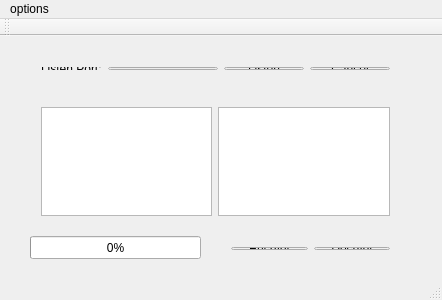
<?xml version="1.0" encoding="UTF-8"?>
<ui version="4.0">
 <class>MainWindow</class>
 <widget class="QMainWindow" name="MainWindow">
  <property name="geometry">
   <rect>
    <x>0</x>
    <y>0</y>
    <width>442</width>
    <height>300</height>
   </rect>
  </property>
  <property name="windowTitle">
   <string>MainWindow</string>
  </property>
  <widget class="QWidget" name="centralWidget">
   <widget class="QProgressBar" name="progressBarReceive">
    <property name="geometry">
     <rect>
      <x>30</x>
      <y>200</y>
      <width>171</width>
      <height>23</height>
     </rect>
    </property>
    <property name="value">
     <number>0</number>
    </property>
   </widget>
   <widget class="QWidget" name="layoutWidget">
    <property name="geometry">
     <rect>
      <x>30</x>
      <y>20</y>
      <width>371</width>
      <height>25</height>
     </rect>
    </property>
    <layout class="QHBoxLayout" name="horizontalLayout">
     <item>
      <widget class="QLabel" name="labelPort">
       <property name="text">
        <string>Listen Port:</string>
       </property>
      </widget>
     </item>
     <item>
      <widget class="QLineEdit" name="lineEditPort"/>
     </item>
     <item>
      <widget class="QPushButton" name="pushButtonListen">
       <property name="text">
        <string>Listen</string>
       </property>
      </widget>
     </item>
     <item>
      <widget class="QPushButton" name="pushButtonCancel">
       <property name="text">
        <string>Cancel</string>
       </property>
      </widget>
     </item>
    </layout>
   </widget>
   <widget class="QWidget" name="">
    <property name="geometry">
     <rect>
      <x>220</x>
      <y>200</y>
      <width>181</width>
      <height>25</height>
     </rect>
    </property>
    <layout class="QHBoxLayout" name="horizontalLayout_2">
     <item>
      <widget class="QPushButton" name="pushButtonEncrypt">
       <property name="text">
        <string>Encrypt</string>
       </property>
      </widget>
     </item>
     <item>
      <widget class="QPushButton" name="pushButtonDecrypt">
       <property name="text">
        <string>Decrypt</string>
       </property>
      </widget>
     </item>
    </layout>
   </widget>
   <widget class="QWidget" name="">
    <property name="geometry">
     <rect>
      <x>30</x>
      <y>60</y>
      <width>371</width>
      <height>131</height>
     </rect>
    </property>
    <layout class="QHBoxLayout" name="horizontalLayout_3">
     <item>
      <widget class="QTextBrowser" name="textBrowserReceive"/>
     </item>
     <item>
      <widget class="QTextBrowser" name="textBrowserCheck"/>
     </item>
    </layout>
   </widget>
  </widget>
  <widget class="QMenuBar" name="menuBar">
   <property name="geometry">
    <rect>
     <x>0</x>
     <y>0</y>
     <width>442</width>
     <height>23</height>
    </rect>
   </property>
   <widget class="QMenu" name="menuoptions">
    <property name="title">
     <string>options</string>
    </property>
    <addaction name="actionExit"/>
   </widget>
   <addaction name="menuoptions"/>
  </widget>
  <widget class="QToolBar" name="mainToolBar">
   <attribute name="toolBarArea">
    <enum>TopToolBarArea</enum>
   </attribute>
   <attribute name="toolBarBreak">
    <bool>false</bool>
   </attribute>
  </widget>
  <widget class="QStatusBar" name="statusBar"/>
  <action name="actionExit">
   <property name="text">
    <string>Exit</string>
   </property>
  </action>
 </widget>
 <layoutdefault spacing="6" margin="11"/>
 <resources/>
 <connections/>
</ui>
